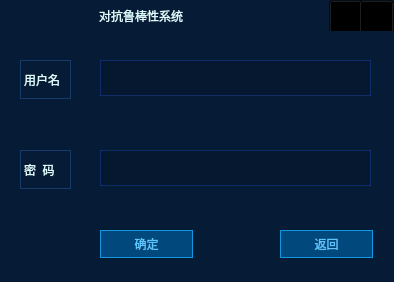
<?xml version="1.0" encoding="UTF-8"?>
<ui version="4.0">
 <class>RegistWindow</class>
 <widget class="QWidget" name="RegistWindow">
  <property name="geometry">
   <rect>
    <x>0</x>
    <y>0</y>
    <width>394</width>
    <height>282</height>
   </rect>
  </property>
  <property name="windowTitle">
   <string>Form</string>
  </property>
  <widget class="QWidget" name="widget" native="true">
   <property name="geometry">
    <rect>
     <x>-100</x>
     <y>30</y>
     <width>501</width>
     <height>271</height>
    </rect>
   </property>
   <property name="styleSheet">
    <string notr="true">background-color:rgb(6,27,53);</string>
   </property>
   <widget class="QLineEdit" name="registuser">
    <property name="geometry">
     <rect>
      <x>200</x>
      <y>30</y>
      <width>271</width>
      <height>36</height>
     </rect>
    </property>
    <property name="styleSheet">
     <string notr="true">QLineEdit{
        width: 100px;
        height: 34px;
        background: #05182F;
        border: 1px solid #163B69;
        border: 1px solid rgba(24, 65, 162, 0.5);
        font: 9pt &quot;微软雅黑&quot;;
        color: #DAFBFF;
        line-height: 50px;
}</string>
    </property>
   </widget>
   <widget class="QPushButton" name="registpb">
    <property name="geometry">
     <rect>
      <x>200</x>
      <y>200</y>
      <width>93</width>
      <height>28</height>
     </rect>
    </property>
    <property name="styleSheet">
     <string notr="true">background: rgba(0,84,143,0.8);
    border: 1px solid #1197E2;
    font: 9pt &quot;微软雅黑&quot;;
    color: #5BC5FF;</string>
    </property>
    <property name="text">
     <string>确定</string>
    </property>
   </widget>
   <widget class="QPushButton" name="pushButton">
    <property name="geometry">
     <rect>
      <x>380</x>
      <y>200</y>
      <width>93</width>
      <height>28</height>
     </rect>
    </property>
    <property name="styleSheet">
     <string notr="true">background: rgba(0,84,143,0.8);
    border: 1px solid #1197E2;
    font: 9pt &quot;微软雅黑&quot;;
    color: #5BC5FF;</string>
    </property>
    <property name="text">
     <string>返回</string>
    </property>
   </widget>
   <widget class="QLineEdit" name="registpasswd">
    <property name="geometry">
     <rect>
      <x>200</x>
      <y>120</y>
      <width>271</width>
      <height>36</height>
     </rect>
    </property>
    <property name="styleSheet">
     <string notr="true">QLineEdit{
        width: 100px;
        height: 34px;
        background: #05182F;
        border: 1px solid #163B69;
        border: 1px solid rgba(24, 65, 162, 0.5);
        font: 9pt &quot;微软雅黑&quot;;
        color: #DAFBFF;
        line-height: 50px;
}</string>
    </property>
    <property name="echoMode">
     <enum>QLineEdit::Password</enum>
    </property>
   </widget>
   <widget class="QWidget" name="widget_2" native="true">
    <property name="geometry">
     <rect>
      <x>120</x>
      <y>120</y>
      <width>51</width>
      <height>39</height>
     </rect>
    </property>
    <property name="styleSheet">
     <string notr="true">border: 1px solid #163B69;
    background: linear-gradient(0deg, #06244C 0%, #0C3976 100%);
    border-image: url(:/MainView/kuang1.png);</string>
    </property>
    <widget class="QLabel" name="label_3">
     <property name="geometry">
      <rect>
       <x>0</x>
       <y>0</y>
       <width>51</width>
       <height>39</height>
      </rect>
     </property>
     <property name="styleSheet">
      <string notr="true"> color: #DAFBFF; /* 文本颜色 */
    font: 9pt &quot;微软雅黑&quot;;</string>
     </property>
     <property name="text">
      <string>密  码</string>
     </property>
    </widget>
   </widget>
   <widget class="QWidget" name="widget_3" native="true">
    <property name="geometry">
     <rect>
      <x>120</x>
      <y>30</y>
      <width>51</width>
      <height>39</height>
     </rect>
    </property>
    <property name="styleSheet">
     <string notr="true">border: 1px solid #163B69;
    background: linear-gradient(0deg, #06244C 0%, #0C3976 100%);
    border-image: url(:/MainView/kuang1.png);</string>
    </property>
    <widget class="QLabel" name="label_2">
     <property name="geometry">
      <rect>
       <x>0</x>
       <y>0</y>
       <width>51</width>
       <height>39</height>
      </rect>
     </property>
     <property name="styleSheet">
      <string notr="true"> color: #DAFBFF; /* 文本颜色 */
    font: 9pt &quot;微软雅黑&quot;;</string>
     </property>
     <property name="text">
      <string>用户名</string>
     </property>
    </widget>
   </widget>
  </widget>
  <widget class="QWidget" name="widget_4" native="true">
   <property name="geometry">
    <rect>
     <x>-1</x>
     <y>0</y>
     <width>401</width>
     <height>31</height>
    </rect>
   </property>
   <property name="styleSheet">
    <string notr="true">background-color:rgb(6,27,53);</string>
   </property>
   <widget class="QPushButton" name="reminpb">
    <property name="geometry">
     <rect>
      <x>330</x>
      <y>0</y>
      <width>35</width>
      <height>35</height>
     </rect>
    </property>
    <property name="styleSheet">
     <string notr="true">QPushButton#reminpb
{
    image: url(:/topicon/topminisize_n.png);
    background: transparent;
	min-width: 33px;
    min-height: 33px;
    max-width: 33px;
    max-height: 33px;
}

QPushButton#reminpb:hover
{
    image: url(:/topicon/topminisize_h.png);
    background: transparent;
	min-width: 33px;
    min-height: 33px;
    max-width: 33px;
    max-height: 33px;
}

QPushButton#reminpb:pressed
{
    image: url(:/topicon/topminisize_s.png);
    background: transparent;
	min-width: 33px;
    min-height: 33px;
    max-width: 33px;
    max-height: 33px;
}</string>
    </property>
    <property name="text">
     <string/>
    </property>
   </widget>
   <widget class="QPushButton" name="reclosepb">
    <property name="geometry">
     <rect>
      <x>360</x>
      <y>0</y>
      <width>35</width>
      <height>35</height>
     </rect>
    </property>
    <property name="styleSheet">
     <string notr="true">
QPushButton#reclosepb
{
    image: url(:/topicon/topclose_n.png);
    background: transparent;
    min-width: 33px;
    min-height: 33px;
    max-width: 33px;
    max-height: 33px;
}

QPushButton#reclosepb:hover
{
    image: url(:/topicon/topclose_h.png);
    background: transparent;
   min-width: 33px;
    min-height: 33px;
    max-width: 33px;
    max-height: 33px;
}

QPushButton#reclosepb:pressed
{
    image: url(:/topicon/topclose_s.png);
    background: transparent;
    min-width: 33px;
    min-height: 33px;
    max-width: 33px;
    max-height: 33px;
    margin-right: 0px;
}</string>
    </property>
    <property name="text">
     <string/>
    </property>
   </widget>
   <widget class="QLabel" name="label_4">
    <property name="geometry">
     <rect>
      <x>100</x>
      <y>0</y>
      <width>121</width>
      <height>31</height>
     </rect>
    </property>
    <property name="styleSheet">
     <string notr="true">color: #DAFBFF; /* 文本颜色 */
    font: 10pt &quot;微软雅黑&quot;;</string>
    </property>
    <property name="text">
     <string>对抗鲁棒性系统</string>
    </property>
   </widget>
  </widget>
 </widget>
 <resources/>
 <connections/>
</ui>
